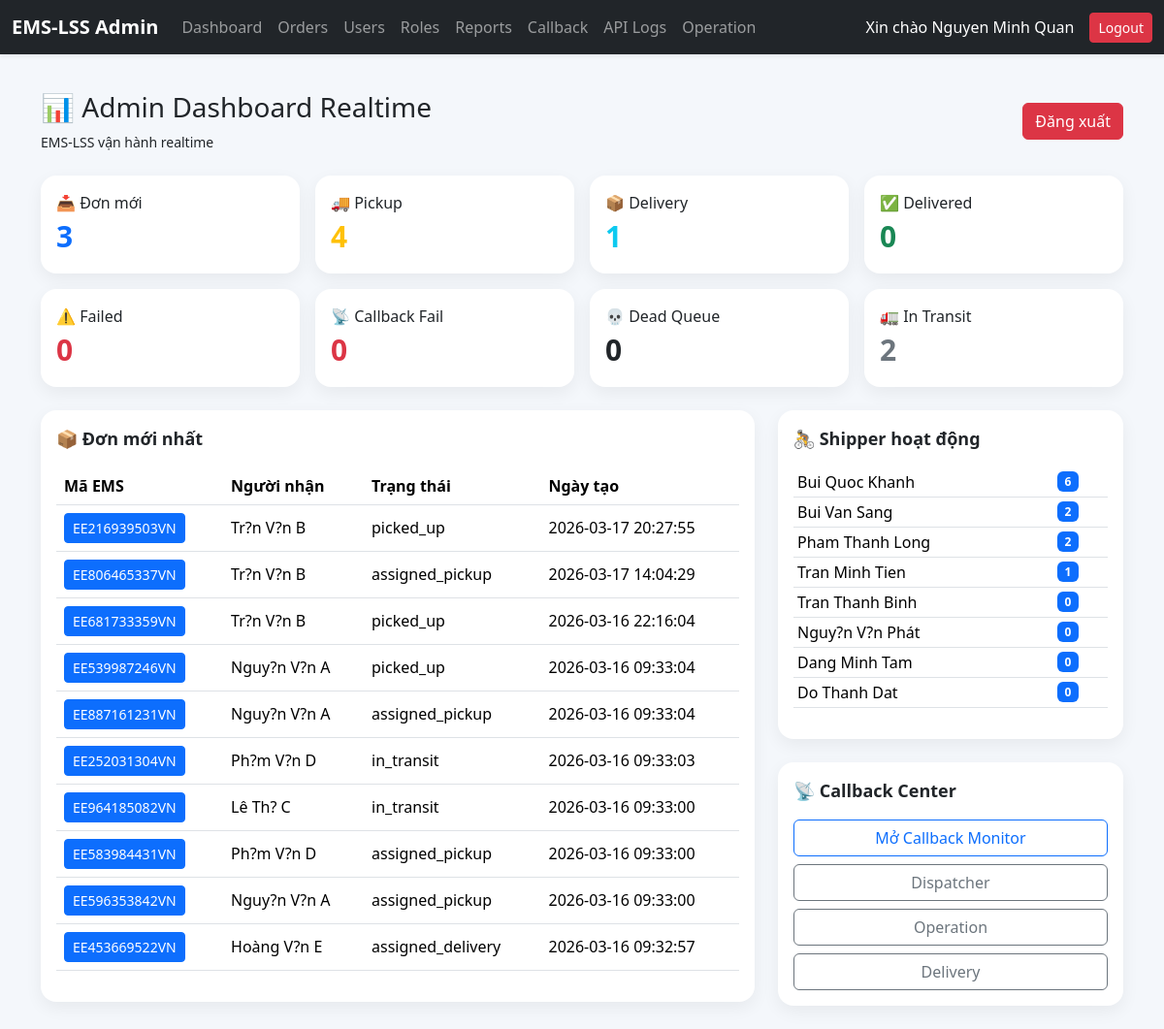
The app's page /modules/admin/admin_dashboard_realtime_copy.php (signed in) with its own data.
### tables this page shows
CREATE TABLE `emslss_orders` (
  `id` int(11) NOT NULL AUTO_INCREMENT,
  `ems_code` varchar(50) DEFAULT NULL,
  `post_office_name` varchar(255) DEFAULT NULL,
  `post_office_address` text DEFAULT NULL,
  `holder_name` varchar(100) DEFAULT NULL,
  `holder_phone` varchar(20) DEFAULT NULL,
  `sender_name` varchar(255) DEFAULT NULL,
  `sender_phone` varchar(50) DEFAULT NULL,
  `sender_address` text DEFAULT NULL,
  `receiver_name` varchar(255) DEFAULT NULL,
  `receiver_phone` varchar(50) DEFAULT NULL,
  `receiver_address` text DEFAULT NULL,
  `weight` decimal(10,2) DEFAULT NULL,
  `cargo_type` varchar(255) DEFAULT NULL,
  `service_type` enum('door_to_door','door_to_hub','hub_to_door') DEFAULT NULL,
  `pickup_shipper_id` int(11) DEFAULT NULL,
  `delivery_shipper_id` int(11) DEFAULT NULL,
  `status` enum('new_order','assigned_pickup','picked_up','in_transit','assigned_delivery','delivered','failed','cancelled') DEFAULT 'new_order',
  `created_at` datetime DEFAULT current_timestamp(),
  `updated_at` datetime DEFAULT current_timestamp() ON UPDATE current_timestamp(),
  PRIMARY KEY (`id`),
  UNIQUE KEY `ems_code` (`ems_code`),
  KEY `idx_status_created` (`status`,`created_at`)
);

### modules/admin/admin_dashboard_realtime_copy.php (the view, shortened to what this page needs)
<?php
require_once '../../config/db.php';
include '../../templates/admin_topbar.php';
$kpi = [];
$statuses = [
    'new_order',
    'assigned_pickup',
    'picked_up',
    'assigned_delivery',
    'in_transit',
    'delivered',
    'failed'
];
foreach ($statuses as $st) {
    $q = $conn->query("
        SELECT COUNT(*) total
        FROM emslss_orders
        WHERE status='$st'
    ");
    $kpi[$st] = $q->fetch_assoc()['total'];
}
$callback_fail = $conn->query("
SELECT COUNT(*) total
FROM emslss_tracking
WHERE status='callback_fail'
")->fetch_assoc()['total'];
$callback_dead = $conn->query("
SELECT COUNT(*) total
FROM emslss_tracking
WHERE status='callback_dead'
")->fetch_assoc()['total'];
$shippers = $conn->query("
SELECT
u.full_name,
COUNT(o.id) total
FROM emslss_users u
LEFT JOIN emslss_orders o
ON (u.id=o.pickup_shipper_id OR u.id=o.delivery_shipper_id)
WHERE u.role='shipper'
GROUP BY u.id
ORDER BY total DESC
LIMIT 8
");
$latest = $conn->query("
SELECT *
FROM emslss_orders
ORDER BY created_at DESC
LIMIT 10
");
?>
<!DOCTYPE html>
<html lang="vi">
<head>
<link href="https://cdn.jsdelivr.net/npm/bootstrap@5.3.3/dist/css/bootstrap.min.css" rel="stylesheet">
</head>
<body>
<div class="container py-4">
<div class="d-flex justify-content-between align-items-center mb-4">
    <div>
        <h3>📊 Admin Dashboard Realtime</h3>
        <small>EMS-LSS vận hành realtime</small>
    </div>
    <a href="logout.php" class="btn btn-danger">Đăng xuất</a>
</div>
<div class="row g-3 mb-4">
	<div class="col-md-3">
		<div class="card card-box p-3">
			<div>📥 Đơn mới</div>
			<div class="kpi-number text-primary"><?= $kpi['new_order'] ?></div>
		</div>
	</div>
	<div class="col-md-3">
		<div class="card card-box p-3">
			<div>🚚 Pickup</div>
			<div class="kpi-number text-warning"><?= $kpi['assigned_pickup'] ?></div>
		</div>
	</div>
	<div class="col-md-3">
		<div class="card card-box p-3">
			<div>📦 Delivery</div>
			<div class="kpi-number text-info"><?= $kpi['assigned_delivery'] ?></div>
		</div>
	</div>
	<div class="col-md-3">
		<div class="card card-box p-3">
			<div>✅ Delivered</div>
			<div class="kpi-number text-success"><?= $kpi['delivered'] ?></div>
		</div>
	</div>
	<div class="col-md-3">
		<div class="card card-box p-3">
			<div>⚠️ Failed</div>
			<div class="kpi-number text-danger"><?= $kpi['failed'] ?></div>
		</div>
	</div>
	<div class="col-md-3">
		<div class="card card-box p-3">
			<div>📡 Callback Fail</div>
			<div class="kpi-number text-danger"><?= $callback_fail ?></div>
		</div>
	</div>
	<div class="col-md-3">
		<div class="card card-box p-3">
			<div>💀 Dead Queue</div>
			<div class="kpi-number text-dark"><?= $callback_dead ?></div>
		</div>
	</div>
	<div class="col-md-3">
		<div class="card card-box p-3">
			<div>🚛 In Transit</div>
			<div class="kpi-number text-secondary"><?= $kpi['in_transit'] ?></div>
		</div>
	</div>
</div>
<div class="row g-4">
<div class="col-md-8">
<div class="card card-box p-3">
<div class="section-title mb-3">📦 Đơn mới nhất</div>
<div class="table-responsive">
<table class="table table-hover">
<thead>
<tr>
<th>Mã EMS</th>
<th>Người nhận</th>
<th>Trạng thái</th>
<th>Ngày tạo</th>
</tr>
</thead>
<tbody>
<?php while($r = $latest->fetch_assoc()): ?>
<tr>
<td><a href="admin_order_detail.php?id=<?= $r['id'] ?>" class="btn btn-sm btn-primary"><?= $r['ems_code'] ?></a></td>
<td><?= htmlspecialchars($r['receiver_name']) ?></td>
<td><?= $r['status'] ?></td>
<td><?= $r['created_at'] ?></td>
</tr>
<?php endwhile; ?>
</tbody>
</table>
</div>
</div>
</div>
<div class="col-md-4">
<div class="card card-box p-3 mb-4">
<div class="section-title mb-3">🚴 Shipper hoạt động</div>
<table class="table table-sm">
<?php while($s = $shippers->fetch_assoc()): ?>
<tr>
<td><?= htmlspecialchars($s['full_name']) ?></td>
<td>
<span class="badge bg-primary">
<?= $s['total'] ?>
</span>
</td>
</tr>
<?php endwhile; ?>
</table>
</div>
<div class="card card-box p-3">
<div class="section-title mb-3">📡 Callback Center</div>
<a href="callback_monitor.php" class="btn btn-outline-primary w-100 mb-2">
Mở Callback Monitor
</a>
<a href="dispatcher_dashboard.php" class="btn btn-outline-secondary w-100 mb-2">
Dispatcher
</a>
<a href="operation_dashboard.php" class="btn btn-outline-secondary w-100 mb-2">
Operation
</a>
<a href="delivery_dashboard.php" class="btn btn-outline-secondary w-100">
Delivery
</a>
</div>
</div>
</div>
</div>
</body>
</html>

### modules/admin/admin_dashboard_realtime_copy.php (style rules this page uses)
body { background:#f4f7fb; }
.card-box { border:none; border-radius:16px; box-shadow:0 6px 18px rgba(0,0,0,0.06); }
.kpi-number { font-size:30px; font-weight:700; }
.section-title { font-weight:600; font-size:18px; }
.table td { vertical-align:middle; }

### records on screen
emslss_orders: ems_code "EE216939503VN", receiver_name "Tr?n V?n B", status "picked_up", created_at "2026-03-17 20:27:55"
emslss_orders: ems_code "EE806465337VN", receiver_name "Tr?n V?n B", status "assigned_pickup", created_at "2026-03-17 14:04:29"
emslss_orders: ems_code "EE681733359VN", receiver_name "Tr?n V?n B", status "picked_up", created_at "2026-03-16 22:16:04"
emslss_orders: ems_code "EE539987246VN", receiver_name "Nguy?n V?n A", status "picked_up", created_at "2026-03-16 09:33:04"
emslss_orders: ems_code "EE887161231VN", receiver_name "Nguy?n V?n A", status "assigned_pickup", created_at "2026-03-16 09:33:04"
emslss_orders: ems_code "EE252031304VN", receiver_name "Ph?m V?n D", status "in_transit", created_at "2026-03-16 09:33:03"
emslss_orders: ems_code "EE964185082VN", receiver_name "Lê Th? C", status "in_transit", created_at "2026-03-16 09:33:00"
emslss_orders: ems_code "EE583984431VN", receiver_name "Ph?m V?n D", status "assigned_pickup", created_at "2026-03-16 09:33:00"
emslss_orders: ems_code "EE596353842VN", receiver_name "Nguy?n V?n A", status "assigned_pickup", created_at "2026-03-16 09:33:00"
emslss_orders: ems_code "EE453669522VN", receiver_name "Hoàng V?n E", status "assigned_delivery", created_at "2026-03-16 09:32:57"

### other values on screen
$_SESSION['full_name'] "Nguyen Minh Quan"
$kpi['new_order'] "3"
$kpi['assigned_pickup'] "4"
$kpi['assigned_delivery'] "1"
$kpi['delivered'] "0"
$kpi['failed'] "0"
$callback_fail "0"
$callback_dead "0"
$kpi['in_transit'] "2"
$s['full_name'] "Bui Quoc Khanh"
$s['total'] "6"
$s['full_name'] "Bui Van Sang"
$s['total'] "2"
$s['full_name'] "Pham Thanh Long"
$s['full_name'] "Tran Minh Tien"
